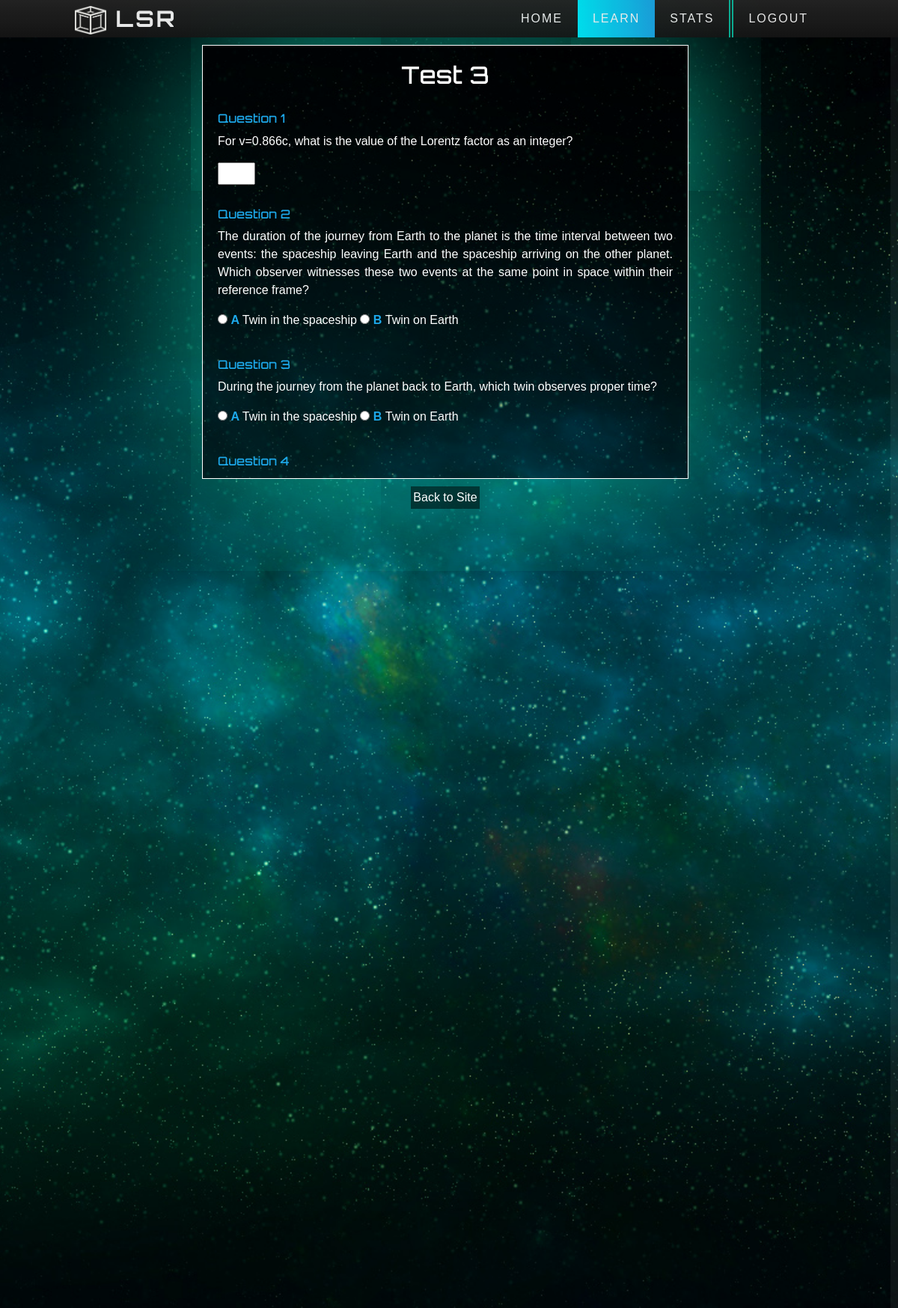
Page /learn/test?test_number=3 (signed in) on the committed database.
### app/models.py (models this page shows, shortened)
class TestQuestion(db.Model):
    __tablename__ = 'test_question'
    id = db.Column(db.Integer, primary_key=True)
    number = db.Column(db.Integer, nullable=False)
    text = db.Column(db.String(100))
    answer = db.Column(db.String(100))
    answers = db.relationship('TestAnswer')
    test_number = db.Column(db.Integer, db.ForeignKey('test.number'))
    db.UniqueConstraint('number', 'test_number')

class TestAnswer(db.Model):
    __tablename__ = 'test_answer'
    id = db.Column(db.Integer, primary_key=True)
    number = db.Column(db.Integer, nullable=False)
    text = db.Column(db.String(100))
    correct = db.Column(db.Boolean)
    question_id = db.Column(db.Integer, db.ForeignKey('test_question.id'))
    db.UniqueConstraint('number', 'question_id')

### app/routes.py (the view)
@routes.route('/learn/test')
@login_required
def test():
    test_number = request.args.get('test_number')
    if not test_number or not test_number.isdigit(): test_number = 1
    test_number = int(test_number)
    if test_number not in (1,2,3): test_number = 1
    questions = Test.query.filter_by(number=test_number).first().questions
    return render_template(
        'test.html',
        user=current_user,
        theme=get_theme(),
        test_number=test_number,
        questions=questions,
        len=len,
        enumerate=enumerate,
        zip=zip,
        number_sorted = number_sorted
    )

### app/__init__.py (called while the page is built)
def create_app():
  db.init_app(app)
  from .routes import routes
  from .auth import auth
  app.register_blueprint(routes, url_prefix='/')
  app.register_blueprint(auth, url_prefix='/')
  from .models import User
  create_database(app)
  login_manager = LoginManager()
  login_manager.login_view = "auth.login"
  login_manager.init_app(app)
  @login_manager.user_loader
  def load_user(id): return User.query.get(int(id))
  return app

### app/models.py (called while the page is built)
    def selected_theme(self): return self.theme

### app/routes.py (called while the page is built)
def get_theme(): return current_user.selected_theme() if current_user.is_authenticated else "Blue"

def number_sorted(l): return sorted(l, key=lambda x: x.number)

### app/templates/test.html (shortened to what this page needs)
{% extends "base.html" %}
{% block body %}<body onload="init_test('{{theme}}')">{% endblock %}
{% block content %}
<form id="quiz" action="{{ url_for('routes.results') }}" method="POST">
    <div class="quizBox">
		<h2>Test {{test_number}}</h2>
        {% for q in questions %}
        <h3>Question {{q.number}}</h3>
		<p>{{q.text}}<br /></p>
        {% for i, (l, a) in enumerate(zip(('A','B','C','D'), number_sorted(q.answers))) %}
		<input id="{{q.number}}{{a.number}}" type="radio" name="{{q.number}}" value="{{a.number}}" />
		<label for="{{q.number}}{{a.number}}"><span class="quizLetter">{{l}} </span>{{a.text}}</label>
        {% if i < len(q.answers) and i % 2 == 1 %}<br>{% endif %}
        {% else %}
        <input class="textAns" id="{{q.number}}" type="text" name="{{q.number}}" autocomplete="off" />
        {% endfor %}
        {% endfor %}
	</div>
</form>
<div class="pageArrow pageArrowDown" style="left: 100px">
</div>
<div class="pageArrow pageArrowDown" style="right: 100px">
</div>
{% endblock %}

### app/static/style.css (style rules this page uses)
:root { --background: url('backgrounds/BackgroundBlue.jpg'); --colour1: grey; --colour2: grey; --colour3: grey; --blue3: #1da9eb; --red3: #bd1010; --purple3: #6a0496; --green3: #05ab48; --boxShadow: rgba(9, 241, 203, 0.75); }
body { margin: 0; padding: 0; font-family: sans-serif; color: #fff; background-image: var(--background); background-position: center; background-size: cover; background-attachment: fixed; padding-right: 10px; padding-bottom: 50px; overflow: hidden; overflow-y: scroll; }
.pageArrow { position: absolute; width: 110px; height: 110px; transform: translateY(-80px) translateX(-50%) rotate(45deg); opacity: 0.85; }
.pageArrowDown { bottom: 48%; width: 30px; height: 30px; }
.quizBox { margin: auto; margin-top: 60px; width: 650px; transition: 0.5s; border: 1px solid#fff; background: rgba(0.3, 0.3, 0.3, 0.3); padding: 20px; height: 580px; text-align: justify; box-shadow: 0 0 205px var(--boxShadow); overflow: hidden; overflow-y: scroll; }
.quizBox h2 { font-family: 'orbitron'; text-align: center; }
.quizBox h3 { margin-top: 30px; font-family: 'orbitron'; color: var(--colour2); font-size: medium; }
.quizLetter { color: var(--colour2); font-weight: bolder; }
.textAns { width: 50px; }

### rows in the picture
TestQuestion: number "1", text "For v=0.866c, what is the value of the Lorentz factor as an integer?"
TestQuestion: number "2", text "The duration of the journey from Earth to the planet is the time interval between two events: the spaceship leaving Earth and the spaceship arriving on the other planet. Which observer witnesses these two events at the same point in space within their reference frame?", l "A" "B"
TestAnswer: text "Twin in the spaceship"
TestAnswer: text "Twin on Earth"
TestQuestion: number "3", text "During the journey from the planet back to Earth, which twin observes proper time?", l "A" "B"
TestAnswer: text "Twin in the spaceship"
TestAnswer: text "Twin on Earth"
TestQuestion: number "4"

### other values in the picture
{{ test_number }} "3"
